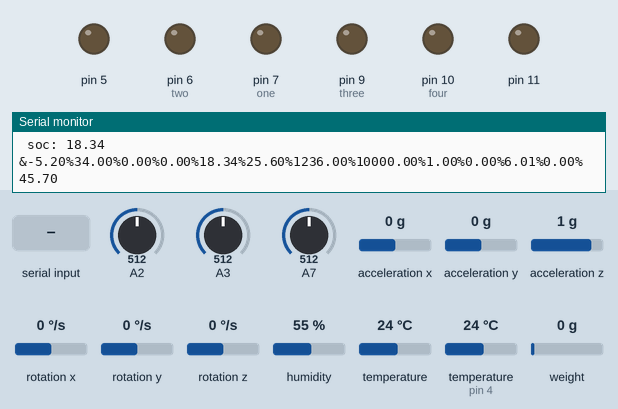
Simulated run of this sketch. Board: Arduino Nano, built with avr-gcc and run on an emulated ATmega328P. Shown: output pins drawn as LEDs (lit = HIGH), the last lines printed to the serial monitor. The test bench sets the inputs (shaded band); at power-on: A2 = 512, A3 = 512, A7 = 512, acceleration x 0 g, acceleration y 0 g, acceleration z 1 g, rotation x 0 °/s, rotation y 0 °/s, rotation z 0 °/s, humidity 55 %, temperature 24 °C, temperature (sensor on pin 4) 24 °C, weight on the scale 0 g.

Above: at 2.3 s.
2.4 s: "0" received over the second serial link
At 3.2 s:
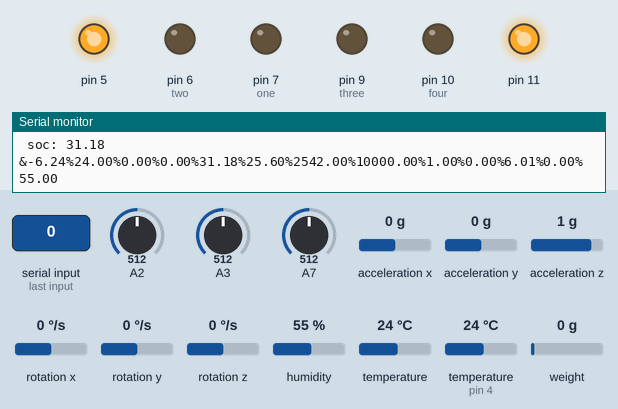
Timing chart, 0 to 5.4 s (numbered marks = the images above; inputs shaded):
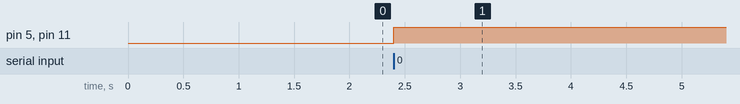

The sketch:

V2.ino
```cpp
#include <dht11.h>
#include<SoftwareSerial.h>
////////////////////////////////////mpu/////////////////////////////////////
#include <Adafruit_MPU6050.h>
#include <Adafruit_Sensor.h>
#include <Wire.h>
#include <math.h>
#include <Arduino.h>
#include "HX711.h"
#define DHT11PIN 4
////////////////////////////////////variables/////////////////////////////////////
float s0;
float ocv;
float cc;
float soc;
float prev_soc;
float op;
float t_prev = 0;

float incli;
float prev_ema = 0;
float incli_check ;
float ax;
float ay;
Adafruit_MPU6050 mpu;
float voltage;
float inclination=23,ambient_temp=34,speed=0,weight=56,battery_level=0,battery_temp=78,timee=89,battery_rating=10000.0,charging_cycle=1,acceleration=90,battery_voltage=12,battery_current=0,humidity=45.7;
char c = 'a',garbage;
int fc,dc;
String str;
const int LOADCELL_DOUT_PIN = 2,LOADCELL_SCK_PIN = 3;
int i,temp,chk,flag=0;
double adc,myVal;
unsigned long startTime, currentTime;
unsigned long theTime;
char a;
int BTspeed=0,one=7,two=6,three=9,four=10;
/////////////////////////////////////objects//////////////////////////////////////
dht11 DHT11;
HX711 scale;
SoftwareSerial mySerial(12,8);
////////////////////////////////////soc/////////////////////////////////////
float ocvfun(float v,float i){
  float V,v1,v2,v3,v4,v5,op;
  V = v+i*0.6470588235294;
  v1 = (pow(V,0.2)-1.621147)/0.026838;
  v2 = (pow(V,0.4)-2.628839)/0.086274;
  v3 = (pow(V,0.6)-4.264050)/0.208093;
  v4 = (pow(V,0.8)-6.918236)/0.446346;
  v5 = (pow(V,2)-126.8619)/19.507246;
  // Serial.print("V: ");
  // Serial.print(V);
   Serial.print(" v1: ");
   Serial.print(v1);
   Serial.print(" v2: ");
   Serial.print(v2);
   Serial.print(" v3: ");
   Serial.print(v3);
   Serial.print(" v4: ");
   Serial.print(v4);
   Serial.print(" v5: ");
   Serial.print(v5);
  // Serial.print(" op11: ");
  // Serial.print(op11);
  // Serial.print(" op12: ");
  // Serial.print(op12);
  // Serial.print(" op13: ");
  // Serial.print(op13);
  // Serial.print(" op14: ");
  // Serial.print(op14);
  // Serial.print(" op15: ");
  // Serial.print(op15);
  // Serial.print(" op21: ");
  // Serial.print(op21);
  // Serial.print(" op22: ");
  // Serial.print(op22);
  // Serial.print(" op23: ");
  // Serial.print(op23);
   Serial.print(" op: ");
   Serial.print(op);

  op = v1*-29.342491+v2*-17.620155+v3*-7.3668194+v4*4.6083674+v5*73.09605+56.13433;
  return op;
}

float socfun(float v,float i,float t){
  ocv = ocvfun(v,i);
  cc = s0-(i*(t-t_prev)*0.95/1000)*100/5948.342032632134; //
  Serial.print("CC : ");
  Serial.print(cc);
  Serial.print(" OCV : ");
  Serial.println(ocv);

  soc = (ocv+cc)/2;
  soc = 0.3*soc+0.7*prev_soc;
  prev_soc = soc;
  t_prev = t;
  if(soc > 100){
    soc = 100;
  }
  else if(soc<0){
    soc = 0;
  }
  else{
    soc = soc;
  }
  Serial.print(" soc: ");
  Serial.println(soc);
  return soc;
}
////////////////////////////////////soc-end/////////////////////////////////////
float volt_to_temp(float v){

  float r2;
  r2 = (v*10.0)/(5.0-v);
  Serial.print("r2 = ");
  Serial.print(r2);
  float temp;
  temp = (-0.0274*r2*r2*r2)+(1.0225*r2*r2)-(14.6615*r2)+97.41;
  return temp;
}

void data(){


  sensors_event_t a, g, temp;
  mpu.getEvent(&a, &g, &temp);
  incli_check = acos(a.acceleration.z/9.81)*180/PI - 8;
  if (isnan(incli_check)){
    incli = prev_ema;
  }
  else{
    incli = 0.8*incli_check + (1-0.8)*prev_ema;
    prev_ema = incli;
  }
    ax = a.acceleration.x;
    ay = a.acceleration.y;
}

void setup() {
  // put your setup code here, to run once:
  pinMode(5,OUTPUT);
  pinMode(6,OUTPUT);
  pinMode(7,OUTPUT);
  pinMode(9,OUTPUT);
  pinMode(10,OUTPUT);
  pinMode(11,OUTPUT);
  digitalWrite(5,LOW);
  digitalWrite(11,LOW);
  pinMode(12,INPUT);
  pinMode(8,OUTPUT);
  startTime = millis();
  Serial.begin(115200);
  mySerial.begin(9600);
  scale.begin(LOADCELL_DOUT_PIN, LOADCELL_SCK_PIN);
  scale.set_scale(95.008);
  scale.tare();
  while (!Serial)
    delay(10);

  Serial.println("Adafruit MPU6050 test!");


  if (!mpu.begin()) {
    Serial.println("Failed to find MPU6050 chip");
    while (1) {
      delay(10);
    }
  }
  Serial.println("MPU6050 Found!");

  mpu.setAccelerometerRange(MPU6050_RANGE_8_G);
  Serial.print("Accelerometer range set to: ");
  switch (mpu.getAccelerometerRange()) {
  case MPU6050_RANGE_2_G:
    Serial.println("+-2G");
    break;
  case MPU6050_RANGE_4_G:
    Serial.println("+-4G");
    break;
  case MPU6050_RANGE_8_G:
    Serial.println("+-8G");
    break;
  case MPU6050_RANGE_16_G:
    Serial.println("+-16G");
    break;
  }
  mpu.setGyroRange(MPU6050_RANGE_500_DEG);
  Serial.print("Gyro range set to: ");
  switch (mpu.getGyroRange()) {
  case MPU6050_RANGE_250_DEG:
    Serial.println("+- 250 deg/s");
    break;
  case MPU6050_RANGE_500_DEG:
    Serial.println("+- 500 deg/s");
    break;
  case MPU6050_RANGE_1000_DEG:
    Serial.println("+- 1000 deg/s");
    break;
  case MPU6050_RANGE_2000_DEG:
    Serial.println("+- 2000 deg/s");
    break;
  }

  mpu.setFilterBandwidth(MPU6050_BAND_21_HZ);
  Serial.print("Filter bandwidth set to: ");
  switch (mpu.getFilterBandwidth()) {
  case MPU6050_BAND_260_HZ:
    Serial.println("260 Hz");
    break;
  case MPU6050_BAND_184_HZ:
    Serial.println("184 Hz");
    break;
  case MPU6050_BAND_94_HZ:
    Serial.println("94 Hz");
    break;
  case MPU6050_BAND_44_HZ:
    Serial.println("44 Hz");
    break;
  case MPU6050_BAND_21_HZ:
    Serial.println("21 Hz");
    break;
  case MPU6050_BAND_10_HZ:
    Serial.println("10 Hz");
    break;
  case MPU6050_BAND_5_HZ:
    Serial.println("5 Hz");
    break;
  }

  Serial.println("");
  delay(100);
/////////////////////////////
  for(i=0,myVal=0,temp=0;i<50;i++)
  {
    temp=analogRead(A3);
    myVal += temp;
  }
  myVal /= 50.0;
  if(myVal>=100)
  {
    battery_voltage = myVal*12.0/1023.000;
    Serial.print("battery_voltage : ");
    Serial.println(battery_voltage);
  }
///////////////////////
  battery_current = (voltage - 2.5) / 0.185;
  if (battery_current < 0.16) {
    battery_current = 0;
  }
/////////////////////////
  s0 = ocvfun(battery_voltage,battery_current);
  Serial.print(" s0: ");
  Serial.print(s0);
}

void loop() {

  //////////////////////////just-something-to-help-the-dht////////////////////////
  if(flag==1){
   startTime = millis();
   flag=0;
  }
  ////////////////////////////getting-temperature/////////////////////////////////
  myVal = analogRead(A2);
  voltage = myVal*5.0/1023;
  battery_temp= volt_to_temp(voltage);
  Serial.print("battery_temperature : ");
  Serial.println(battery_temp);
  ///////////////////////////////getting-voltage//////////////////////////////////
  for(i=0,myVal=0,temp=0;i<50;i++)
  {
    temp=analogRead(A3);
    myVal += temp;
  }
  myVal /= 50.0;
  if(myVal>=100)
  {
    battery_voltage = myVal*12.0/1023.000;
    Serial.print("battery_voltage : ");
    Serial.println(battery_voltage);
  }
  else{
    Serial.println("battrey voltage malfunction");
  }

  ///////////////////////////////getting-current//////////////////////////////////
  for(i=0,adc=0,temp=0;i<50;i++)
  {
    temp = analogRead(A7);
    adc += temp;
  }
  adc /= 50.0;
  voltage = adc * 5 / 1023.0;
  battery_current = (voltage - 2.5) / 0.185;
  if (battery_current < 0.16) {
    battery_current = 0;
  }
  Serial.print("Current : ");
  Serial.println(battery_current);
  ////////////////////////getting-temperature&humidity////////////////////////////
  if(millis()-startTime > 2000){
    chk = DHT11.read(DHT11PIN);
    ambient_temp = (float)DHT11.temperature;
    humidity = (float)DHT11.humidity;
    Serial.print("temperature : ");
    Serial.println(temp);
    Serial.print("humidity : ");
    Serial.println(humidity);
    flag=1;
  }
  /////////////////////////////////getting-load///////////////////////////////////

  weight = scale.get_units();
  Serial.print("weight in grams :");
  Serial.println(weight);
  /////////////////////////////getting-acceleration///////////////////////////////
  data();
  Serial.print("Inclination : ");
  inclination = incli;
  Serial.println(inclination);
  acceleration = ay;
  Serial.print("acceleration = ");
  Serial.println(acceleration);

  timee = millis();
  //////////////////////////////////callling soc to get battery level///////////////////
  battery_level = socfun(battery_voltage,battery_current,timee);

  //////////////////////////////////delay&motors////////////////////////////////////////
  str = "&" + (String)inclination + "%" + (String)ambient_temp + "%" + (String)speed + "%" + (String)weight + "%" + (String)battery_level + "%" + (String)battery_temp + "%" + (String)timee + "%" + (String)battery_rating + "%" + (String)charging_cycle + "%" + (String)acceleration + "%" + (String)battery_voltage + "%" + (String)battery_current + "%" + (String)humidity;
  Serial.println(str);

while(mySerial.available()==0){}
a = mySerial.read();
if(a=='0'){
  BTspeed = 0;
}
else if(a=='1'){
  BTspeed = 25;
}
else if(a=='2'){
  BTspeed = 50;
}
else if(a=='3'){
  BTspeed = 76;
}
else if(a=='4'){
  BTspeed = 101;
}
else if(a=='5'){
  BTspeed = 127;
}
else if(a=='6'){
  BTspeed = 158;
}
else if(a=='7'){
  BTspeed = 170;
}
else if(a=='8'){
  BTspeed = 210;
}
else if(a=='9'){
  BTspeed = 230;
}
else if(a=='q'){
  BTspeed = 255;
}
analogWrite(5,255);
analogWrite(11,255);

      if(a=='G')
      {
        digitalWrite(one,LOW);
        digitalWrite(two,LOW);
        digitalWrite(three,HIGH);
        digitalWrite(four,LOW);
      }
      else if(a=='F')
      {
        digitalWrite(one,HIGH);
        digitalWrite(two,LOW);
        digitalWrite(three,HIGH);
        digitalWrite(four,LOW);
      }
      else if(a=='I')
      {
        digitalWrite(one,HIGH);
        digitalWrite(two,LOW);
        digitalWrite(three,LOW);
        digitalWrite(four,LOW);
      }
      else if(a=='L')
      {
        digitalWrite(one,LOW);
        digitalWrite(two,HIGH);
        digitalWrite(three,HIGH);
        digitalWrite(four,LOW);
      }
      else if(a=='S')
      {
        digitalWrite(one,LOW);
        digitalWrite(two,LOW);
        digitalWrite(three,LOW);
        digitalWrite(four,LOW);
      }
      else if(a=='R')
      {
        digitalWrite(one,HIGH);
        digitalWrite(two,LOW);
        digitalWrite(three,LOW);
        digitalWrite(four,HIGH);
      }
      else if(a=='H')
      {
        digitalWrite(one,LOW);
        digitalWrite(two,LOW);
        digitalWrite(three,LOW);
        digitalWrite(four,HIGH);
      }
      else if(a=='B')
      {
        digitalWrite(one,LOW);
        digitalWrite(two,HIGH);
        digitalWrite(three,LOW);
        digitalWrite(four,HIGH);
      }
      else if(a=='J')
      {
        digitalWrite(one,LOW);
        digitalWrite(two,HIGH);
        digitalWrite(three,LOW);
        digitalWrite(four,LOW);
      }


  while(mySerial.available()>0)
  {garbage=mySerial.read();}
}
```

Measured:
- after the input at 2.4 s, pin 5, pin 11: LOW → HIGH at once
